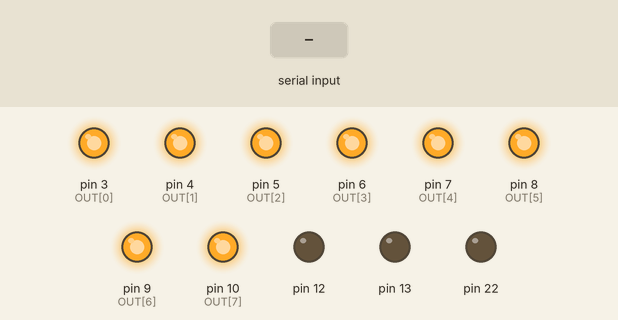
Bench run of a sketch on a simulated Arduino Uno, built with avr-gcc and run on an emulated ATmega328P. On the bench: output pins drawn as LEDs (lit = HIGH). The test bench sets the inputs (shaded band). Pins used as bus, display or sensor lines are not drawn.

Above: at 1.2 s.
1.3 s: "0" received over Serial
At 2.1 s:
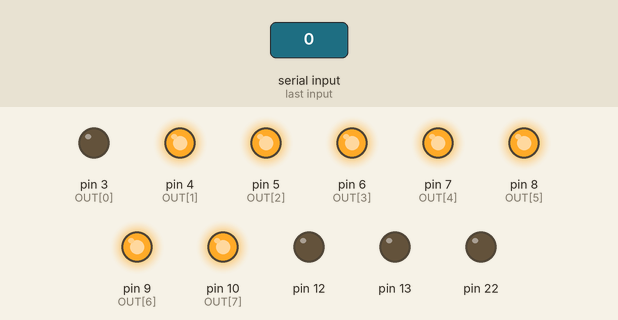
2.8 s: "1" received over Serial
At 3.2 s:
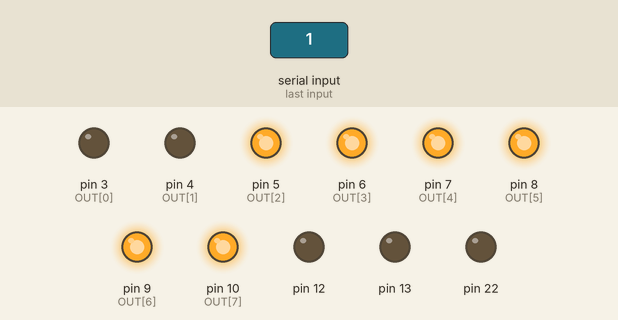
4.3 s: "2" received over Serial
At 5.5 s:
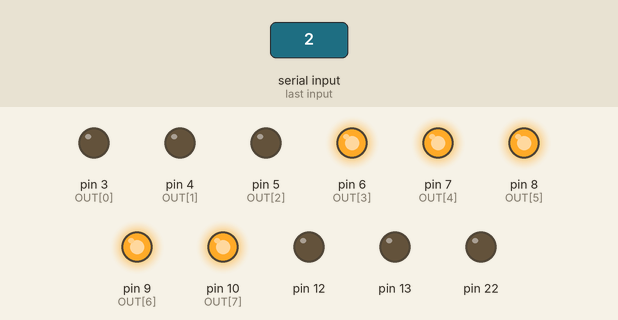
5.8 s: "3" received over Serial
At 6.7 s:
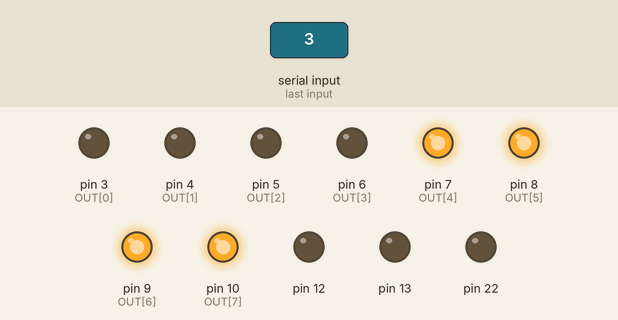
7.3 s: byte 65 ('A') received over Serial
At 7.9 s:
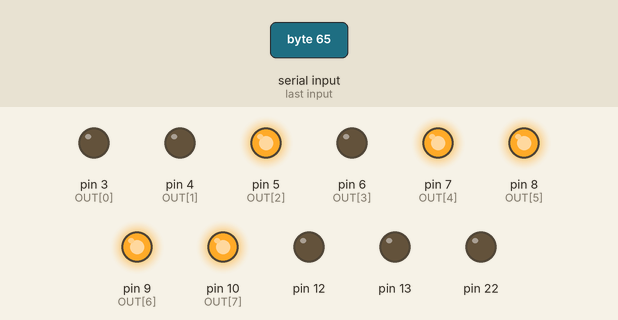
8.8 s: "4" received over Serial
At 10.2 s:
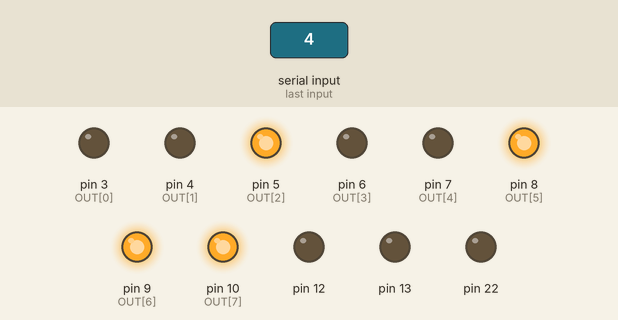
Timing chart, 0 to 11.3 s (numbered marks = the images above; inputs shaded):
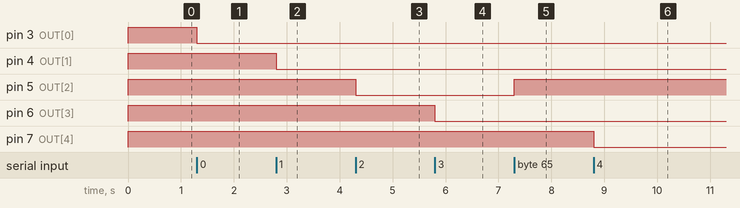

Measured:
- after the input at 1.3 s, pin 3 (OUT[0]): HIGH → LOW at once
- after the input at 2.8 s, pin 4 (OUT[1]): HIGH → LOW at once
- after the input at 4.3 s, pin 5 (OUT[2]): HIGH → LOW at once
- after the input at 5.8 s, pin 6 (OUT[3]): HIGH → LOW at once
- after the input at 7.3 s, pin 5 (OUT[2]): LOW → HIGH at once
- after the input at 8.8 s, pin 7 (OUT[4]): HIGH → LOW at once

The sketch:

BluetoothRelayController.ino
```cpp
/* Created by Daniel Coutts. https://github.com/DanielCoutts */

const int OUT[] = {3, 4, 5, 6, 7, 8, 9, 10};

const int ON = LOW;
const int OFF = HIGH;

char command;

void setup() {
  setUpOutputs();
  Serial.begin(9600);
}

void loop() {
  while (!Serial.available()); // Wait for serial

  command = Serial.read();
  executeCommand(command);
}

void executeCommand(char command) {

  switch(command) {
    case '0':
      turnOnSwitch(0);
      break;
    case '1':
      turnOnSwitch(1);
      break;
    case '2':
      turnOnSwitch(2);
      break;
    case '3':
      turnOnSwitch(3);
      break;
    case '4':
      turnOnSwitch(4);
      break;
    case '5':
      turnOnSwitch(5);
      break;
    case '6':
      turnOnSwitch(6);
      break;
    case '7':
      turnOnSwitch(7);
      break;
    case '8':
      turnOffSwitch(0);
      break;
    case '9':
      turnOffSwitch(1);
      break;
    case 'A':
      turnOffSwitch(2);
      break;
    case 'B':
      turnOffSwitch(3);
      break;
    case 'C':
      turnOffSwitch(4);
      break;
    case 'D':
      turnOffSwitch(5);
      break;
    case 'E':
      turnOffSwitch(6);
      break;
    case 'F':
      turnOffSwitch(7);
      break;
    case 'Z':
      delay(50);
      break;
  }
}

void setUpOutputs() {
  for(int i = 0; i < sizeof(OUT); i++) {
    pinMode(OUT[i], OUTPUT);
    turnOffSwitch(i);
  }
}

void turnOnSwitch(int switchNumber) {
  digitalWrite(OUT[switchNumber], ON);
}

void turnOffSwitch(int switchNumber) {
  digitalWrite(OUT[switchNumber], OFF);
}
```
